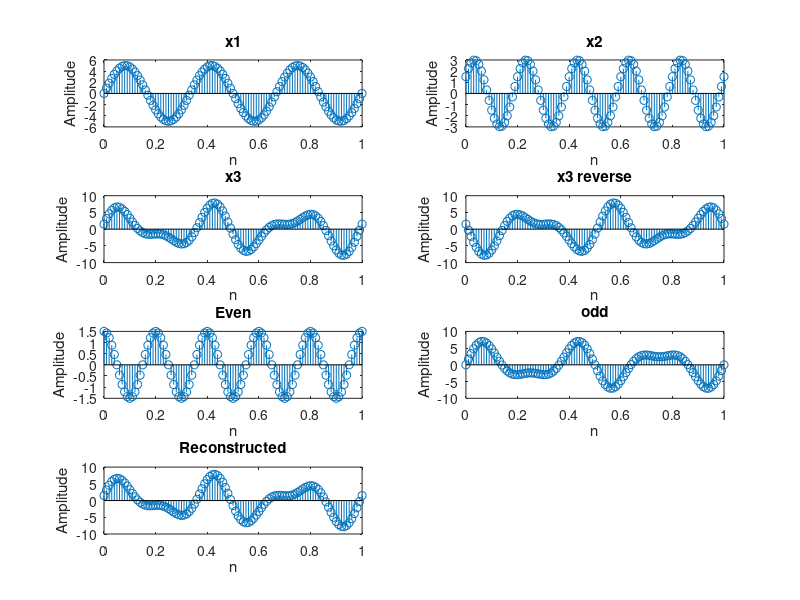

This figure's MATLAB source:
clc;
clear all;
close all;
A = 5;
B = 3;
f1 = 3;    
f2 = 5;    
phi1 = 0;
phi2 = pi/6;  
fs = 100;      
ts = 1/fs;    
n = 0:1/fs:1;  
x1 = A * sin(2*pi*f1*n + phi1);
x2 = B * sin(2*pi*f2*n + phi2);
x3 = x1 + x2;
x3_rev = fliplr(x3);
x3_even = 0.5 * (x3 + x3_rev);
x3_odd  = 0.5 * (x3 - x3_rev);
x3_recon = x3_even + x3_odd;

x1_2n=A * sin(2*pi*f1*2*n + phi1);
x2_2n=A * sin(2*pi*f2*2*n + phi2);
y1=-(x1_2n)/2;
y2=-(x2_2n)/2;
x_sum=x1_2n+x2_2n;
y_sum=-(x_sum)/2;
y_sup=y1+y2;

if max(abs(y_sum - y_sup)) < 1e-6
    disp('System is linear');
else
    disp('System is nonlinear');
end

figure;

subplot(4,2,1);
stem(n,x1);
title('x1');
xlabel('n');
ylabel('Amplitude');

subplot(4,2,2);
stem(n,x2);
title('x2');
xlabel('n');
ylabel('Amplitude');

subplot(4,2,3);
stem(n,x3);
title('x3');
xlabel('n');
ylabel('Amplitude');

subplot(4,2,4);
stem(n,x3_rev);
title('x3 reverse');
xlabel('n');
ylabel('Amplitude');

subplot(4,2,5);
stem(n,x3_even);
title('Even');
xlabel('n');
ylabel('Amplitude');

subplot(4,2,6);
stem(n,x3_odd);
title('odd');
xlabel('n');
ylabel('Amplitude');

subplot(4,2,7);
stem(n,x3_recon);
title('Reconstructed');
xlabel('n');
ylabel('Amplitude');
